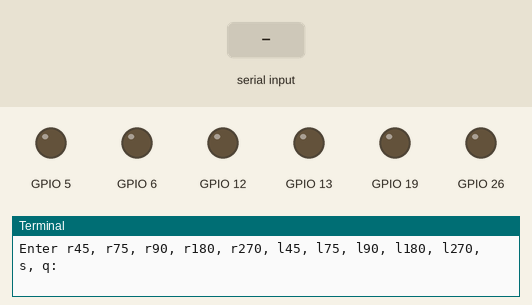
A program run on a simulated Raspberry Pi (BCM pin numbers). On the bench: output pins drawn as LEDs (lit = HIGH), the last lines printed to the terminal. Inputs (shaded band) come from the test bench.

Above: at 1.2 s.
1.3 s: "r45" typed at the terminal, then Enter
At 1.44 s:
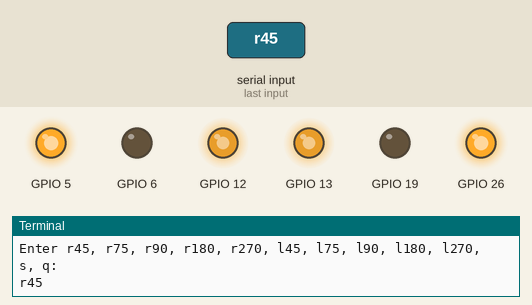
3.0 s: "l45" typed at the terminal, then Enter
At 3.14 s:
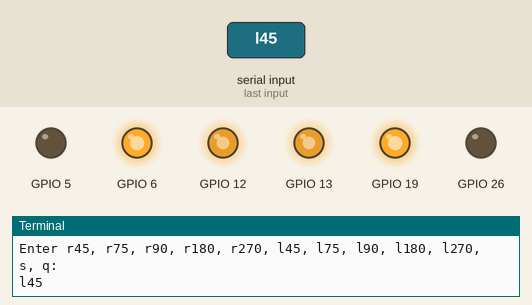
Timing chart, 0 to 6.0 s (numbered marks = the images above; inputs shaded):
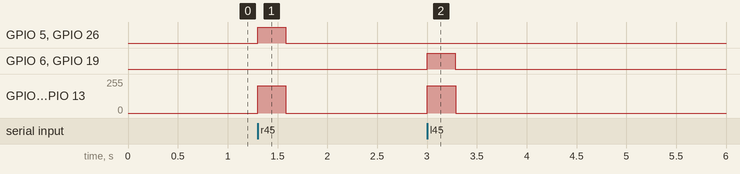

Measured:
- after the input at 1.3 s, GPIO 5, GPIO 26: LOW → HIGH at once, → LOW 0.28 s later; GPIO 12, GPIO 13: 0/255 → 204/255 at once, → 0/255 0.28 s later
- after the input at 3.0 s, GPIO 6, GPIO 19: LOW → HIGH at once, → LOW 0.29 s later; GPIO 12, GPIO 13: 0/255 → 204/255 at once, → 0/255 0.29 s later

The program:

W1_Angle_Final.py
```python
import pigpio
import time

# --- Motor Pins (BCM numbering) ---
ENL = 13
IN1 = 5
IN2 = 6

ENR = 12
IN3 = 19
IN4 = 26

# --- Connect to pigpio daemon ---
pi = pigpio.pi()
if not pi.connected:
    raise Exception("Could not connect to pigpio daemon. Run 'sudo pigpiod' first!")

# --- Set all pins as outputs ---
motor_pins = [IN1, IN2, IN3, IN4, ENL, ENR]
for pin in motor_pins:
    pi.set_mode(pin, pigpio.OUTPUT)

# --- PWM Helper (maps 0-100% to pigpio 0-255) ---
def set_pwm(pin, duty_percent):
    duty = int(255 * duty_percent / 100)
    pi.set_PWM_dutycycle(pin, duty)

# Initialize PWM at 0%
set_pwm(ENL, 0)
set_pwm(ENR, 0)

# --- Motor control functions ---
def stop():
    for pin in [IN1, IN2, IN3, IN4]:
        pi.write(pin, 0)
    set_pwm(ENL, 0)
    set_pwm(ENR, 0)

def forward():
    pi.write(IN1, 1)
    pi.write(IN2, 0)
    pi.write(IN3, 1)
    pi.write(IN4, 0)

def backward():
    pi.write(IN1, 0)
    pi.write(IN2, 1)
    pi.write(IN3, 0)
    pi.write(IN4, 1)

def turn_right():
    pi.write(IN1, 1)
    pi.write(IN2, 0)
    pi.write(IN3, 0)
    pi.write(IN4, 1)

def turn_left():
    pi.write(IN1, 0)
    pi.write(IN2, 1)
    pi.write(IN3, 1)
    pi.write(IN4, 0)

# --- Turn by angle (time-based) ---
def turn_right_angle(angle, speed=80):
    time_per_degree = 1/240.0  # adjust experimentally
    offsets = {
        45: -0.095,
        75: -0.055,
        90: -0.120,
        180: -0.160,
        270: -0.200
        }
    turn_time = angle * time_per_degree
    set_pwm(ENL, speed)
    set_pwm(ENR, speed)
    turn_right()
    time.sleep(turn_time-offsets.get(angle, 0))
    stop()

def turn_left_angle(angle, speed=80):
    time_per_degree = 1/200.0  # adjust experimentally
    offsets = {
        45: -0.060,
        75: -0.020,
        90: -0.070,
        180:-0.030,
        270: 0.025
        }
    turn_time = angle * time_per_degree
    set_pwm(ENL, speed)
    set_pwm(ENR, speed)
    turn_left()
    time.sleep(turn_time-offsets.get(angle, 0))
    stop()

# --- Main Loop ---
try:
    while True:
        cmd = input("Enter r45, r75, r90, r180, r270, l45, l75, l90, l180, l270, s, q: ").strip()

        if cmd == 'r45': turn_right_angle(45)
        elif cmd == 'r75': turn_right_angle(75)
        elif cmd == 'r90': turn_right_angle(90)
        elif cmd == 'r180': turn_right_angle(180)
        elif cmd == 'r270': turn_right_angle(270)
        elif cmd == 'l45': turn_left_angle(45)
        elif cmd == 'l75': turn_left_angle(75)
        elif cmd == 'l90': turn_left_angle(90)
        elif cmd == 'l180': turn_left_angle(180)
        elif cmd == 'l270': turn_left_angle(270)
        elif cmd == 's': stop()
        elif cmd == 'q': break
        else:
            print("Invalid command")

except KeyboardInterrupt:
    print("\nKeyboard interrupt received!")

finally:
    stop()
    pi.stop()
    print("Program exited safely")
```
